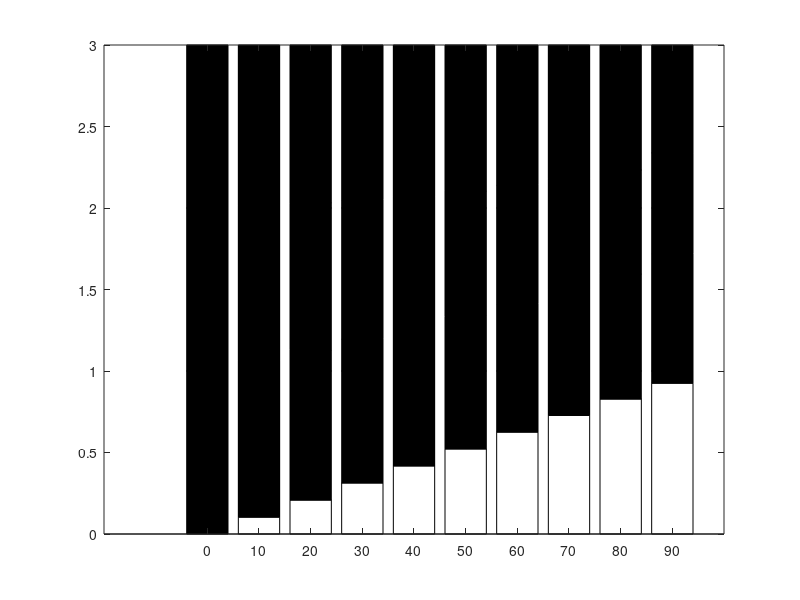

Reproduce this figure in MATLAB. (Note: this script raises an error after producing the figure.)
clc,clear

% Create arrays
dataset = 0; % 0 - MNIST, 1 - KMNIST
sparsity_level = 0:10:90;
if dataset
    ratios = [0.0000, 1.0000, 0.0000, 1.0000, 0.0000, 1.0000;
        0.0989, 0.9011, 0.0987, 0.9013, 0.0210, 0.9790;
        0.2043, 0.7957, 0.1608, 0.8392, 0.0410, 0.9590;
        0.3098, 0.6902, 0.2212, 0.7788, 0.0770, 0.9230;
        0.4150, 0.5850, 0.2842, 0.7158, 0.1020, 0.8980;
        0.5199, 0.4801, 0.3494, 0.6506, 0.1380, 0.8620;
        0.6240, 0.3760, 0.4203, 0.5797, 0.1730, 0.8270;
        0.7268, 0.2732, 0.5017, 0.4983, 0.2170, 0.7830;
        0.8271, 0.1729, 0.6021, 0.3979, 0.2810, 0.7190;
        0.9223, 0.0777, 0.7404, 0.2596, 0.3970, 0.6030];
else
    ratios = [0.0000, 1.0000, 0.0000, 1.0000, 0.0000, 1.0000;
        0.1034, 0.8966, 0.0643, 0.9357, 0.0130, 0.9870;
        0.2082, 0.7918, 0.1302, 0.8698, 0.0300, 0.9700;
        0.3130, 0.6870, 0.1972, 0.8028, 0.0510, 0.9490;
        0.4176, 0.5824, 0.2651, 0.7349, 0.0710, 0.9290;
        0.5218, 0.4782, 0.3352, 0.6648, 0.1050, 0.8950;
        0.6251, 0.3749, 0.4130, 0.5870, 0.1420, 0.8580;
        0.7274, 0.2726, 0.4984, 0.5016, 0.1800, 0.8200;
        0.8281, 0.1719, 0.5956, 0.4044, 0.2330, 0.7670;
        0.9251, 0.0749, 0.7205, 0.2795, 0.3370, 0.6630];
end   

% Create a bar graph
pbar = bar(sparsity_level,ratios,'stacked','FaceColor','flat');
% Set bar colors
pbar(1).CData = [254,226,215]/255;
pbar(2).CData = [246,83,20]/255;
pbar(3).CData = [189,233,255]/255;
pbar(4).CData = [0,161,241]/255;
pbar(5).CData = [216,255,138]/255;
pbar(6).CData = [124,187,0]/255;

% Set the legend
H = legend('Pruned /',...
    'Preserved parameters (1st layer)',...
    'Pruned /',...
    'Preserved parameters (2nd layer)',...
    'Pruned /',...
    'Preserved parameters (3rd layer)');
H.NumColumns = 2;
set(H,'Interpreter','latex','FontSize',12,'location','northoutside','Orientation','horizontal');

% Label the x-axis and y-axis
Tx = xlabel('The sparsity level, $$\bar{\kappa}$$ (\%)','FontSize',14);
set(Tx,'Interpreter','latex');
Ty = ylabel('The ratio','FontSize',14);
set(Ty,'Interpreter','latex');

% Specify y-axis tick labels
yticks([0 0.5 1 1.5 2 2.5 3 3.5 4])
yticklabels({'0','0.5','1 (0)','0.5','1 (0)','0.5','1 (0)', '0.5', '1'})